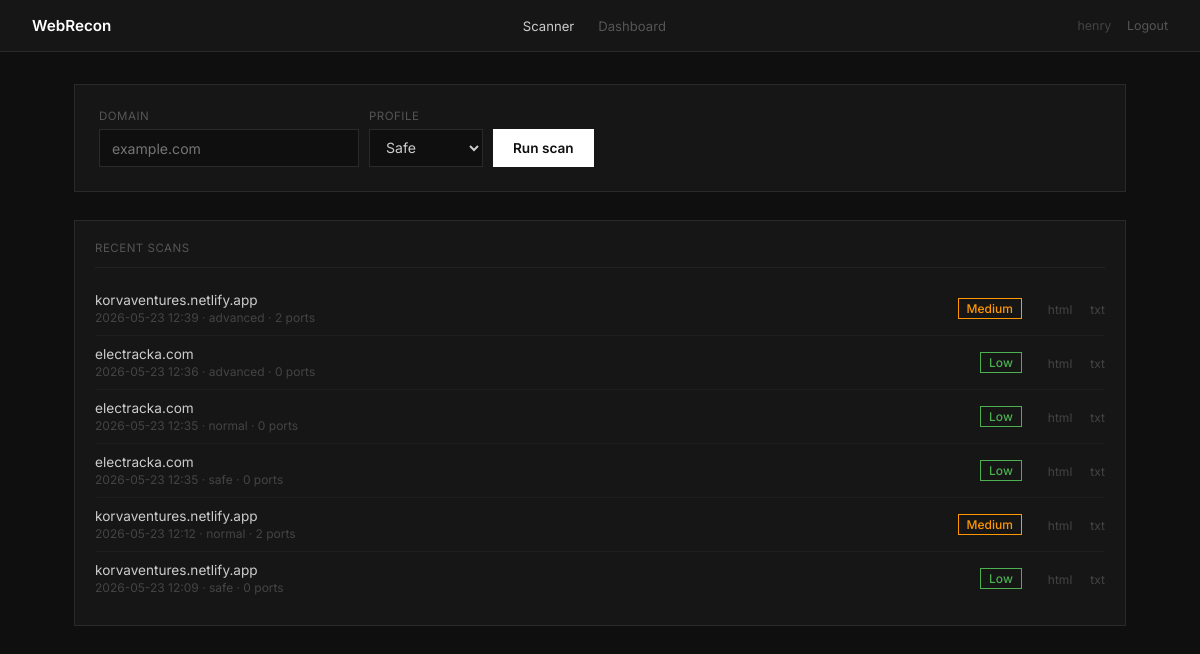
The page / (signed in) on the database its author committed.
### app.py (models this page shows, shortened)
class User(db.Model):
    __tablename__ = "users"
    id            = db.Column(db.Integer, primary_key=True)
    username      = db.Column(db.String(80), unique=True, nullable=False)
    password_hash = db.Column(db.String(256), nullable=False)
    joined        = db.Column(db.DateTime, default=datetime.utcnow)
    scans         = db.relationship("Scan", backref="user", lazy=True)

class Scan(db.Model):
    __tablename__ = "scans"
    id            = db.Column(db.Integer, primary_key=True)
    user_id       = db.Column(db.Integer, db.ForeignKey("users.id"), nullable=False)
    domain        = db.Column(db.String(255), nullable=False)
    ip            = db.Column(db.String(50))
    profile       = db.Column(db.String(50))
    risk          = db.Column(db.String(20))
    port_count    = db.Column(db.Integer, default=0)
    services      = db.Column(db.String(500))
    dns           = db.Column(db.Text)
    whois         = db.Column(db.Text)
    nmap          = db.Column(db.Text)
    whatweb       = db.Column(db.Text)
    cves          = db.Column(db.Text)
    subdomains    = db.Column(db.Text)
    report_txt    = db.Column(db.String(255))
    report_html   = db.Column(db.String(255))
    ran_at        = db.Column(db.DateTime, default=datetime.utcnow)

### app.py (the view, shortened to what this page needs)
@app.route("/", methods=["GET", "POST"])
@login_required
def index():
    user  = get_user()
    data  = {}
    error = None
    history = Scan.query.filter_by(user_id=user.id).order_by(Scan.ran_at.desc()).limit(10).all()
    return render_template("index.html", data=data, error=error, user=user, history=history)

### app.py (called while the page is built)
def login_required(f):
    @wraps(f)
    def wrapper(*args, **kwargs):
        if "uid" not in session:
            flash("Please log in first.", "warning")
            return redirect(url_for("login"))
        user = db.session.get(User, session["uid"])
        if not user:
            session.clear()
            flash("Session expired.", "warning")
            return redirect(url_for("login"))
        return f(*args, **kwargs)
    return wrapper

def get_user():
    if "uid" not in session:
        return None
    return db.session.get(User, session["uid"])

### Templates/index.html (shortened to what this page needs)
<!DOCTYPE html>
<html lang="en">
<head>
    <link rel="stylesheet" href="{{ url_for('static', filename='css/index.css') }}">
</head>
<body>
<nav>
    <div class="nav-logo">WebRecon</div>
    <div class="nav-links">
        <a href="{{ url_for('index') }}" class="active">Scanner</a>
        <a href="{{ url_for('dashboard') }}">Dashboard</a>
    </div>
    <div class="nav-right">
        {{ user.username }}
        <a href="{{ url_for('logout') }}">Logout</a>
    </div>
</nav>
<div class="page">
    <form class="form-row" method="POST" id="scan-form">
        <div class="field">
            <label>Domain</label>
            <input type="text" name="domain" placeholder="example.com" required
                   value="{{ data.scan.domain if data.scan else '' }}">
        </div>
        <div class="field">
            <label>Profile</label>
            <select name="profile">
                <option value="safe">Safe</option>
            </select>
        </div>
        <button type="submit" class="btn">Run scan</button>
    </form>
    {% if history %}
    <div class="history-card">
        <div class="card-title" style="margin-bottom:14px">Recent scans</div>
        {% for h in history %}
        <div class="history-item">
            <div>
                <div class="h-domain">{{ h.domain }}</div>
                <div class="h-meta">{{ h.ran_at.strftime('%Y-%m-%d %H:%M') }} &middot; {{ h.profile }} &middot; {{ h.port_count }} ports</div>
            </div>
            <div style="display:flex;align-items:center;gap:12px">
                <span class="risk risk-{{ h.risk }}">{{ h.risk }}</span>
                <div class="h-links">
                    <a href="{{ url_for('view_report', filename=h.report_html) }}" target="_blank">html</a>
                    <a href="{{ url_for('download_report', filename=h.report_txt) }}">txt</a>
                </div>
            </div>
        </div>
        {% endfor %}
    </div>
    {% endif %}
</div>
</body>
</html>

### static/css/index.css (style rules this page uses)
* { margin: 0; padding: 0; box-sizing: border-box; }
body { font-family: 'Inter', sans-serif; background: #0f0f0f; color: #ccc; min-height: 100vh; font-size: 0.9rem; }
nav { background: #161616; border-bottom: 1px solid #2a2a2a; padding: 0 32px; height: 52px; display: flex; align-items: center; justify-content: space-between; }
.nav-logo { font-weight: 600; color: #fff; font-size: 0.95rem; }
.nav-links { display: flex; gap: 24px; align-items: center; }
.nav-links a { color: #555; text-decoration: none; font-size: 0.82rem; transition: color 0.15s; }
.nav-links a:hover, .nav-links a.active { color: #ccc; }
.nav-right { font-size: 0.78rem; color: #444; }
.nav-right a { color: #555; text-decoration: none; margin-left: 12px; }
.page { max-width: 1100px; margin: 0 auto; padding: 32px 24px; }
.form-row { display: flex; gap: 10px; align-items: flex-end; padding: 24px; background: #161616; border: 1px solid #2a2a2a; margin-bottom: 28px; }
.field { display: flex; flex-direction: column; gap: 6px; }
.field label { font-size: 0.72rem; color: #555; text-transform: uppercase; letter-spacing: 0.5px; }
input[type="text"], select { background: #0f0f0f; border: 1px solid #2a2a2a; color: #ccc; padding: 9px 12px; font-family: 'Inter', sans-serif; font-size: 0.88rem; outline: none; transition: border-color 0.15s; height: 38px; }
input[type="text"] { width: 260px; }
select option { background: #161616; }
.btn { padding: 9px 20px; height: 38px; background: #fff; color: #0f0f0f; border: none; font-family: 'Inter', sans-serif; font-size: 0.85rem; font-weight: 600; cursor: pointer; transition: background 0.15s; white-space: nowrap; text-decoration: none; display: inline-flex; align-items: center; }
.risk { display: inline-block; padding: 2px 8px; font-size: 0.75rem; font-weight: 500; border: 1px solid; }
.risk-Low { color: #4caf50; border-color: #4caf50; }
.risk-Medium { color: #ff9800; border-color: #ff9800; }
.card-title { font-size: 0.72rem; color: #555; text-transform: uppercase; letter-spacing: 0.5px; margin-bottom: 16px; padding-bottom: 12px; border-bottom: 1px solid #222; }
.history-card { background: #161616; border: 1px solid #2a2a2a; padding: 20px; }
.history-item { display: flex; justify-content: space-between; align-items: center; padding: 10px 0; border-bottom: 1px solid #1e1e1e; }
.history-item:last-child { border-bottom: none; }
.h-domain { color: #ccc; font-size: 0.85rem; }
.h-meta { color: #444; font-size: 0.75rem; margin-top: 2px; }
.h-links a { color: #444; text-decoration: none; font-size: 0.75rem; margin-left: 14px; }

### rows shown on the page
User: username "henry"
Scan: domain "korvaventures.netlify.app", ran_at "2026-05-23 12:39", profile "advanced", port_count "2", risk "Medium"
Scan: domain "electracka.com", ran_at "2026-05-23 12:36", profile "advanced", port_count "0", risk "Low"
Scan: domain "electracka.com", ran_at "2026-05-23 12:35", profile "normal", port_count "0", risk "Low"
Scan: domain "electracka.com", ran_at "2026-05-23 12:35", profile "safe", port_count "0", risk "Low"
Scan: domain "korvaventures.netlify.app", ran_at "2026-05-23 12:12", profile "normal", port_count "2", risk "Medium"
Scan: domain "korvaventures.netlify.app", ran_at "2026-05-23 12:09", profile "safe", port_count "0", risk "Low"
